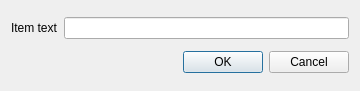
<?xml version="1.0" encoding="UTF-8"?>
<ui version="4.0">
 <class>ComposerLegendItemDialogBase</class>
 <widget class="QDialog" name="ComposerLegendItemDialogBase">
  <property name="geometry">
   <rect>
    <x>0</x>
    <y>0</y>
    <width>360</width>
    <height>91</height>
   </rect>
  </property>
  <property name="windowTitle">
   <string>Legend item properties</string>
  </property>
  <layout class="QGridLayout">
   <item row="0" column="0">
    <widget class="QLabel" name="mItemTextLabel">
     <property name="text">
      <string>Item text</string>
     </property>
     <property name="buddy">
      <cstring>mItemTextLineEdit</cstring>
     </property>
    </widget>
   </item>
   <item row="0" column="1">
    <widget class="QLineEdit" name="mItemTextLineEdit"/>
   </item>
   <item row="1" column="0" colspan="2">
    <widget class="QDialogButtonBox" name="buttonBox">
     <property name="orientation">
      <enum>Qt::Horizontal</enum>
     </property>
     <property name="standardButtons">
      <set>QDialogButtonBox::Cancel|QDialogButtonBox::Ok</set>
     </property>
    </widget>
   </item>
  </layout>
 </widget>
 <tabstops>
  <tabstop>mItemTextLineEdit</tabstop>
  <tabstop>buttonBox</tabstop>
 </tabstops>
 <resources/>
 <connections>
  <connection>
   <sender>buttonBox</sender>
   <signal>accepted()</signal>
   <receiver>ComposerLegendItemDialogBase</receiver>
   <slot>accept()</slot>
   <hints>
    <hint type="sourcelabel">
     <x>257</x>
     <y>76</y>
    </hint>
    <hint type="destinationlabel">
     <x>157</x>
     <y>274</y>
    </hint>
   </hints>
  </connection>
  <connection>
   <sender>buttonBox</sender>
   <signal>rejected()</signal>
   <receiver>ComposerLegendItemDialogBase</receiver>
   <slot>reject()</slot>
   <hints>
    <hint type="sourcelabel">
     <x>325</x>
     <y>76</y>
    </hint>
    <hint type="destinationlabel">
     <x>286</x>
     <y>274</y>
    </hint>
   </hints>
  </connection>
 </connections>
</ui>
